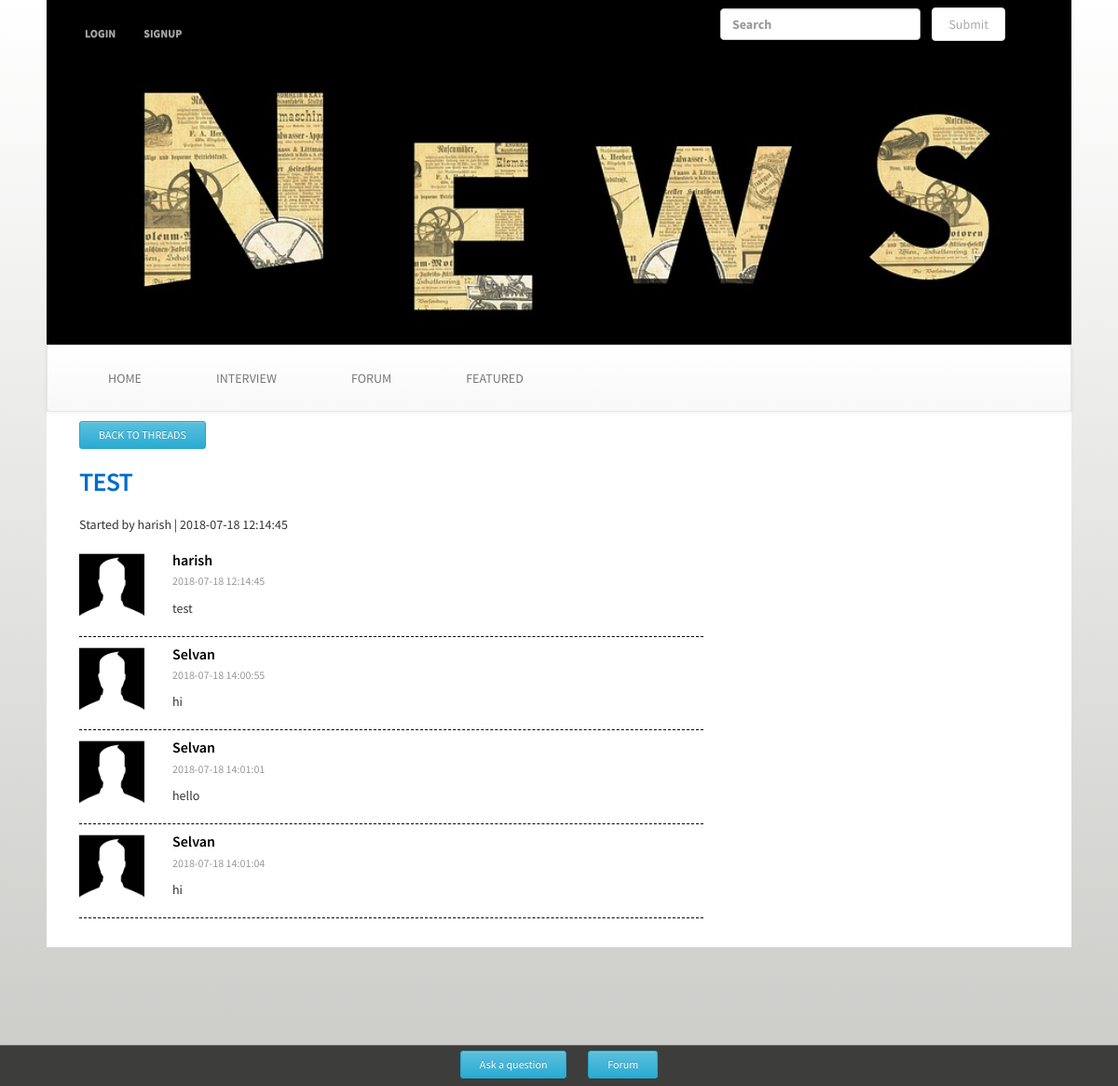
/forum/view/1, run on the app's committed database.
### tables this page shows
CREATE TABLE IF NOT EXISTS `forum` (
  `id` int(11) NOT NULL AUTO_INCREMENT,
  `topic` varchar(255) NOT NULL,
  `content` varchar(255) NOT NULL,
  `user_created` int(11) NOT NULL,
  `created_date` datetime NOT NULL,
  `last_id` int(11) NOT NULL,
  `last_date` datetime NOT NULL,
  `views` int(11) NOT NULL DEFAULT '0',
  `replies` int(11) NOT NULL DEFAULT '0',
  `approved` tinyint(3) UNSIGNED DEFAULT '0',
  PRIMARY KEY (`id`)
);

CREATE TABLE IF NOT EXISTS `users` (
  `id` int(11) NOT NULL AUTO_INCREMENT,
  `username` varchar(100) NOT NULL,
  `email` varchar(100) NOT NULL,
  `password` varchar(255) NOT NULL,
  `privilege` tinyint(3) UNSIGNED DEFAULT '0',
  `vote` tinyint(3) UNSIGNED DEFAULT '0',
  PRIMARY KEY (`id`)
);

CREATE TABLE IF NOT EXISTS `forum_data` (
  `id` int(11) NOT NULL AUTO_INCREMENT,
  `content` varchar(255) NOT NULL,
  `user_id` int(11) NOT NULL,
  `thread_id` int(11) NOT NULL,
  `date` datetime NOT NULL,
  `approved` tinyint(3) UNSIGNED DEFAULT '0',
  PRIMARY KEY (`id`)
);

### application/controllers/forum.php (called while the page is built, shortened)
<?php
class forum extends CI_Controller {
	public function __construct()
	{
		$this->load->model('forum_model');
	}
	public function view($id)
	{
		$data = array();
		$thread = $this->forum_model->getforum($id);
		$info = $this->forum_model->info($id);
		++$thread['views'];
		$this->forum_model->update_thread($thread, $id);
		$data['forum'] = $thread;
		$data['user'] = $this->forum_model->getuser();
		$data['info'] = $info;
		$data['title'] = 'Forum';
		$this->load->view('common/head',$data);
		$this->load->view('css/forum',$data);
		$this->load->view('common/header',$data);
		$this->load->view('forum/view',$data);
		$this->load->view('common/footer');
	}
}

### index.php (called while the page is built, shortened)
<?php
require_once BASEPATH.'core/CodeIgniter.php';

### application/models/forum_model.php (called while the page is built, shortened)
<?php
class forum_model extends CI_Model{
	public function getuser($id = "")
	{
			$query = $this->db->get('users');
			return $query->result_array();
	}
	public function getforum($id = "")
	{
		if(!empty($id)){
			$query = $this->db->get_where('forum', array('id' => $id));
			return $query->row_array();
		}else{
			$query = $this->db->get_where('forum', array('approved' => '1'));
			return $query->result_array();
		}
	}
	public function info($id)
	{
			$query = $this->db->get_where('forum_data', array('thread_id' => $id));
			return $query->result_array();
	}
}

### application/views/forum/view.php (the view, shortened to what this page needs)
<div class="row">
	<div class="col-sm-8 col-xs-12">
		<div class="col-xs-12">
		</div>
		<a href="<?php echo site_url('forum'); ?>"><button class="btn btn-info btn-sm">BACK TO THREADS</button></a>
		<br> <br>
		<div><h1><?php echo $forum['topic']; ?></h1></div>
		<div>Started by <?php echo $user[$forum['user_created'] - '1']['username'] ?> | <?php echo $forum['created_date']; ?></div>
		<div>
			<div class="comment-bar">
					<img class="mr-3" src="<?php echo base_url('assets/img/common/') ?>user.jpg" alt="user image">
					<div class="comment-body">
						<h5 class="mt-0"><?php echo $user[$forum['user_created'] - '1']['username'] ?></h5>
						<p class="comment-date">
							<?php echo $forum['created_date']; ?>
						</p>
						<?php echo $forum['content']; ?>
					</div>
				</div>
			<?php
			foreach ($info as $info) {   if($info['approved']) { ?>
				<div class="comment-bar">
					<img class="mr-3" src="<?php echo base_url('assets/img/common/') ?>user.jpg" alt="user image">
					<div class="comment-body">
						<h5 class="mt-0"><?php echo $user[$info['user_id'] - '1']['username'] ?></h5>
						<p class="comment-date">
							<?php echo $info['date']; ?>
						</p>
						<?php echo $info['content']; ?>
					</div>
				</div>
			<?php } } ?>
		</div>
		<br>
		<div>
			<?php if ($this->session->userdata('isloggedin')) { ?>
				<h3>
					Leave a Reply
				</h3>
				<form class="form-horizontal" method="post" action="">
					<div class="form-group">
						<textarea class="form-control" rows="3" placeholder="Content" maxlength="3000" name="content"></textarea>
					</div>
					<input type="submit" name="submit" class="btn btn-sm btn-success" value="Submit">
				</form>
			<?php  } else {
				?>
				<a id="PERSONAL_PROFILE" href="<?php echo site_url('users/login'); ?>">Login</a> to Reply...
			<?php } ?>
		</div>
	</div>
</div>

### assets/css/common.css (style rules this page uses)
body { font-family: 'Source Sans Pro', sans-serif; background: -webkit-gradient(linear, left top, left bottom, from(#fff), to(#cbccc8)) fixed; }
.row { background-color: #fff; margin: 0px; }

### assets/css/index.css (style rules this page uses)
img { max-width: 100%; max-height: 100%; text-align: center; }
div { padding: 0px 10px 10px 10px; }
h5 { text-transform: uppercase; margin: 5px 0px; font-size: 11px }
a { color: #aaa; }
.btn-info { padding: 5px 20px; margin: 0px 10px; }

### assets/css/forum.css (style rules this page uses)
h1 { letter-spacing: -0.03em; text-transform: uppercase; color: #006DCC; font-weight: 600; margin: 0px 0 10px; font-size: 28px; padding-bottom: 0px; }
h5 { font-size: 18px; color: #000; padding-bottom: 0px; font-weight: 600; }
.comment-bar { display: -ms-flexbox; display: flex; -ms-flex-align: start; align-items: flex-start; padding: 10px 0px; border-bottom: 1px dashed #000; }
.comment-body { -ms-flex: 1; flex: 1; font-size: 14px; padding-left: 20px; }
.mr-3 { margin-right: 1rem !important; height: 70px; width: 70px; }
.mt-0 { margin-top: 0 !important; }
h5 { font-size: 16px; font-family: 'Source Sans Pro', sans-serif; text-transform: none; }
.comment-date { font-size: 12px; opacity: .5; }
p { padding-bottom: 0px; }

### data on the page
forum: topic "TEST", user_created.username "harish", created_date "2018-07-18 12:14:45", content "test"
forum_data: approved 1 (drawn), user.username "Selvan", date "2018-07-18 14:00:55", content "hi"
forum_data: approved 1 (drawn), user.username "Selvan", date "2018-07-18 14:01:01", content "hello"
forum_data: approved 1 (drawn), user.username "Selvan", date "2018-07-18 14:01:04", content "hi"
